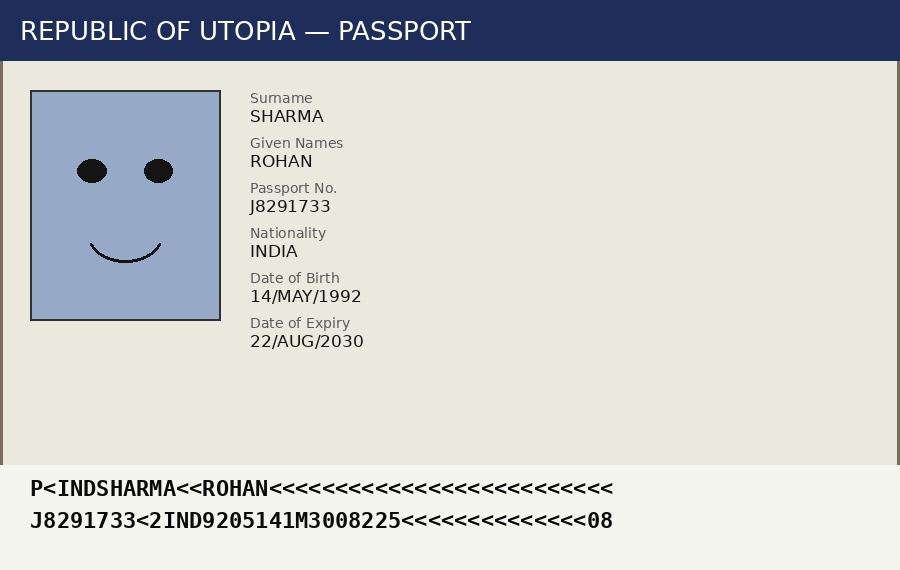
#> input picture backend/samples/clean.jpg, 900 x 570 px
$ python -i face_match.py   (imports and definitions only)
#> lines starting #> are read from the running program, lines starting #| are printed output that depends on the picture
#> further down, picture is the input picture: PIL image 900x570 RGB; mean R, G, B 203.3, 205.2, 203.7
"""
Face detection + similarity scoring using OpenCV (Haar cascade) and a
lightweight perceptual hash for cross-case identity-reuse matching.

Note on scope: production systems would use a learned face-embedding
model (e.g. ArcFace/DeepFace) for match accuracy. Those require
downloading pretrained weights, which this offline sandbox can't do.
This module implements the same *pipeline shape* (detect -> normalize
-> embed -> compare -> threshold) with OpenCV Haar detection + a
histogram/pHash-based similarity in place of a learned embedding, so
the architecture and API are swap-compatible with a real model later.
"""

from dataclasses import dataclass
from typing import Optional, Tuple

import cv2
import numpy as np
from PIL import Image

_CASCADE = cv2.CascadeClassifier(
    cv2.data.haarcascades + "haarcascade_frontalface_default.xml"
)

FACE_SIZE = (128, 128)


@dataclass
class FaceCrop:
    found: bool
    array: Optional[np.ndarray] = None
    box: Optional[Tuple[int, int, int, int]] = None


def detect_face(image: Image.Image, fallback_box: Optional[Tuple[int, int, int, int]] = None) -> FaceCrop:
    """Detect a face via Haar cascade. If none is found (e.g. a stylised
    demo image) and a fallback_box is supplied, use that region instead
    so the rest of the pipeline still has something to compare."""
    cv_img = cv2.cvtColor(np.array(image.convert("RGB")), cv2.COLOR_RGB2BGR)
    gray = cv2.cvtColor(cv_img, cv2.COLOR_BGR2GRAY)
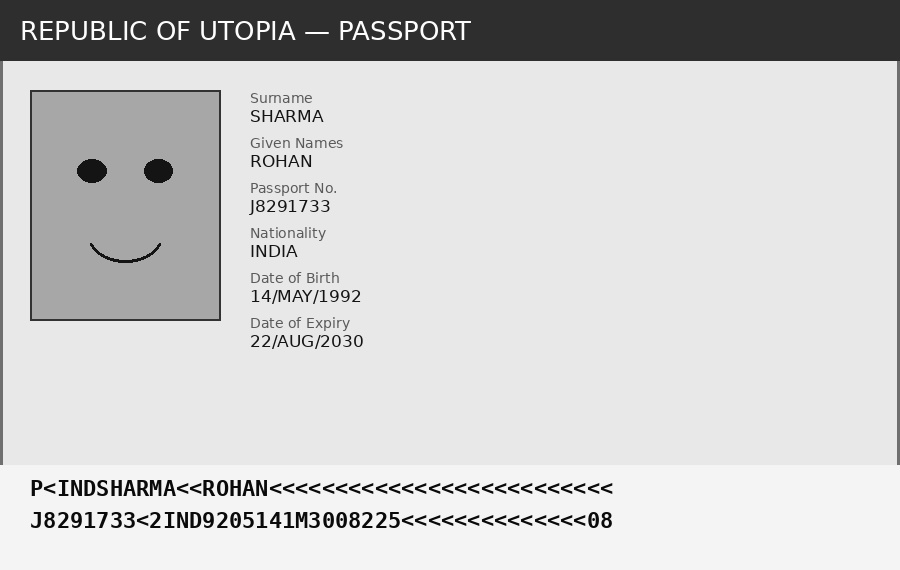
#> gray: shape (570, 900); min 3, max 255, mean 204.3
    faces = _CASCADE.detectMultiScale(gray, scaleFactor=1.1, minNeighbors=5, minSize=(40, 40))
#> faces = [[16, 88, 227, 227]]

    if len(faces) > 0:
        x, y, w, h = max(faces, key=lambda f: f[2] * f[3])
#> x = 16; y = 88; w = 227; h = 227
        crop = cv_img[y:y + h, x:x + w]
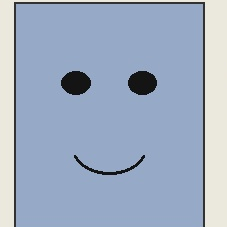
#> crop: shape (227, 227, 3); mean B, G, R 194.3, 172.8, 158.3
        crop = cv2.resize(crop, FACE_SIZE)
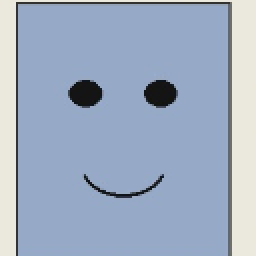
#> crop: shape (128, 128, 3) (shown 2 times larger); mean B, G, R 194.3, 172.8, 158.3
        return FaceCrop(found=True, array=crop, box=(int(x), int(y), int(w), int(h)))

    if fallback_box:
        x, y, w, h = fallback_box
        crop = cv_img[y:y + h, x:x + w]
        crop = cv2.resize(crop, FACE_SIZE)
        return FaceCrop(found=False, array=crop, box=fallback_box)

    return FaceCrop(found=False)


def face_similarity(a: np.ndarray, b: np.ndarray) -> float:
    """Correlation between HSV histograms of two aligned face crops,
    returned as a 0-100 match percentage."""
    hsv_a = cv2.cvtColor(a, cv2.COLOR_BGR2HSV)
    hsv_b = cv2.cvtColor(b, cv2.COLOR_BGR2HSV)
    hist_a = cv2.calcHist([hsv_a], [0, 1], None, [50, 60], [0, 180, 0, 256])
    hist_b = cv2.calcHist([hsv_b], [0, 1], None, [50, 60], [0, 180, 0, 256])
    cv2.normalize(hist_a, hist_a)
    cv2.normalize(hist_b, hist_b)
    correlation = cv2.compareHist(hist_a, hist_b, cv2.HISTCMP_CORREL)
    return float(max(0.0, min(1.0, correlation)) * 100)


def perceptual_hash(a: np.ndarray, hash_size: int = 8) -> str:
    """Average hash (aHash) of a face crop, for fast cross-case lookups."""
    gray = cv2.cvtColor(a, cv2.COLOR_BGR2GRAY)
    small = cv2.resize(gray, (hash_size, hash_size))
    avg = small.mean()
    bits = (small > avg).flatten()
    return "".join("1" if b else "0" for b in bits)


def hamming_distance(hash_a: str, hash_b: str) -> int:
    if len(hash_a) != len(hash_b):
        raise ValueError("Face hashes must be the same length")
    return sum(c1 != c2 for c1, c2 in zip(hash_a, hash_b))

>>> from PIL import Image
>>> picture = Image.open('samples/clean.jpg')
>>> result = detect_face(picture)
